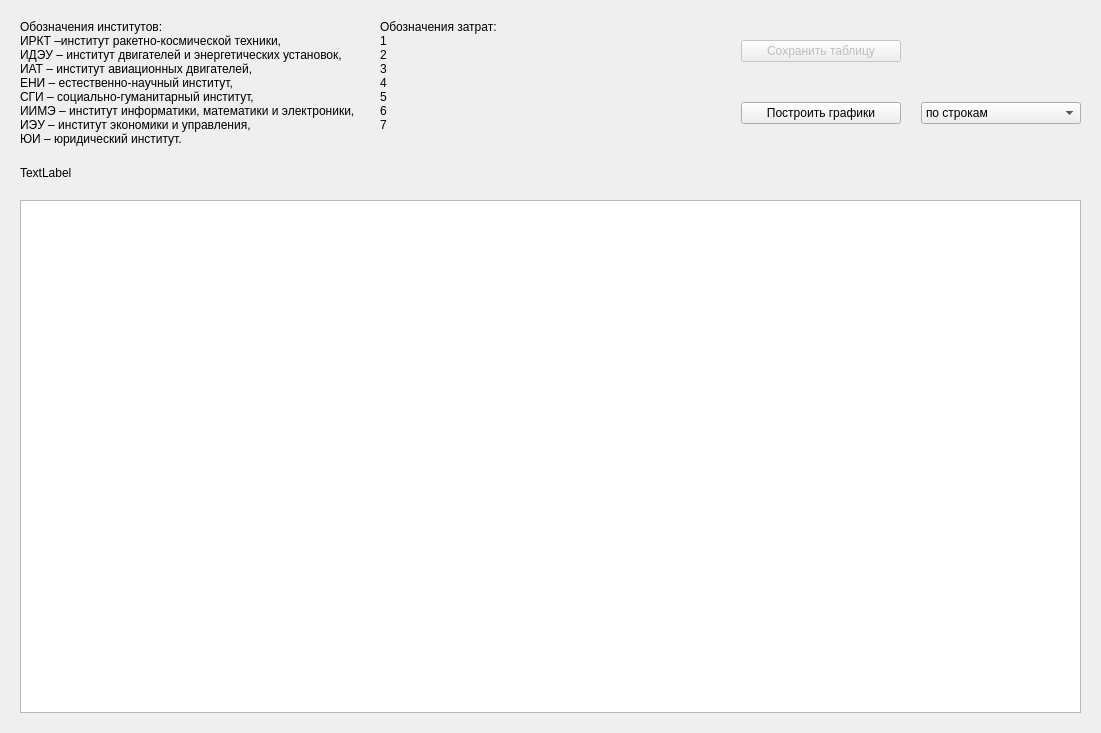
<?xml version="1.0" encoding="UTF-8"?>
<ui version="4.0">
 <class>Form</class>
 <widget class="QWidget" name="Form">
  <property name="geometry">
   <rect>
    <x>0</x>
    <y>0</y>
    <width>1101</width>
    <height>733</height>
   </rect>
  </property>
  <property name="windowTitle">
   <string>Анализ доходов институтов - Результаты</string>
  </property>
  <layout class="QHBoxLayout" name="horizontalLayout_2">
   <property name="leftMargin">
    <number>20</number>
   </property>
   <property name="topMargin">
    <number>20</number>
   </property>
   <property name="rightMargin">
    <number>20</number>
   </property>
   <property name="bottomMargin">
    <number>20</number>
   </property>
   <item>
    <layout class="QVBoxLayout" name="verticalLayout">
     <property name="spacing">
      <number>20</number>
     </property>
     <property name="sizeConstraint">
      <enum>QLayout::SetMaximumSize</enum>
     </property>
     <item>
      <layout class="QHBoxLayout" name="horizontalLayout">
       <property name="spacing">
        <number>20</number>
       </property>
       <item>
        <widget class="QLabel" name="label">
         <property name="font">
          <font>
           <weight>50</weight>
           <bold>false</bold>
          </font>
         </property>
         <property name="text">
          <string>Обозначения институтов:
ИРКТ –институт ракетно-космической техники,
ИДЭУ – институт двигателей и энергетических установок,
ИАТ – институт авиационных двигателей,
ЕНИ – естественно-научный институт,
СГИ – социально-гуманитарный институт,
ИИМЭ – институт информатики, математики и электроники,
ИЭУ – институт экономики и управления,
ЮИ – юридический институт.</string>
         </property>
        </widget>
       </item>
       <item>
        <widget class="QLabel" name="label_2">
         <property name="text">
          <string>Обозначения затрат:
1
2
3
4
5
6
7
</string>
         </property>
        </widget>
       </item>
       <item>
        <layout class="QGridLayout" name="gridLayout">
         <item row="0" column="0">
          <widget class="QPushButton" name="btn_save_table">
           <property name="enabled">
            <bool>false</bool>
           </property>
           <property name="text">
            <string>Сохранить таблицу</string>
           </property>
          </widget>
         </item>
         <item row="1" column="0">
          <widget class="QPushButton" name="btn_build_graphs">
           <property name="text">
            <string>Построить графики</string>
           </property>
          </widget>
         </item>
         <item row="1" column="1">
          <widget class="QComboBox" name="comboBox_row_col">
           <item>
            <property name="text">
             <string>по строкам</string>
            </property>
           </item>
           <item>
            <property name="text">
             <string>по столбцам</string>
            </property>
           </item>
          </widget>
         </item>
        </layout>
       </item>
      </layout>
     </item>
     <item>
      <widget class="QLabel" name="label_description">
       <property name="text">
        <string>TextLabel</string>
       </property>
      </widget>
     </item>
     <item>
      <widget class="QTableView" name="tableView">
       <property name="sizePolicy">
        <sizepolicy hsizetype="Expanding" vsizetype="Expanding">
         <horstretch>0</horstretch>
         <verstretch>0</verstretch>
        </sizepolicy>
       </property>
       <property name="selectionMode">
        <enum>QAbstractItemView::ExtendedSelection</enum>
       </property>
      </widget>
     </item>
    </layout>
   </item>
  </layout>
 </widget>
 <resources/>
 <connections/>
</ui>
